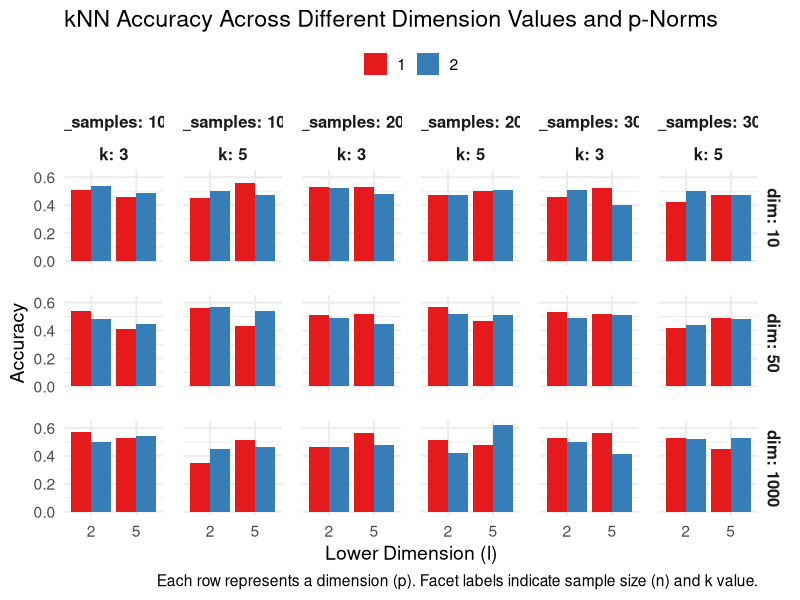

Generate this figure with R:
## ---- chunk 1
suppressWarnings({
  library(class)
  library(pracma)
  library(ggplot2)
})
## ---- chunk 2
# Create function to calculate the distance of two points
calculate_distance <- function(point1, point2, p = 2) {
  sum(abs(point1 - point2)^p)^(1/p)
}

# Create function to predict the class of a test point using kNN
knn_predict <- function(train_data, train_labels, test_point, k = 3, p = 2) {
  distances <- apply(train_data, 1, function(train_point) calculate_distance(train_point, test_point, p))
  nearest_neighbors <- order(distances)[1:k]
  nearest_labels <- train_labels[nearest_neighbors]
  predicted_class <- as.numeric(names(sort(table(nearest_labels), decreasing = TRUE)[1]))
  return(predicted_class)
}

# Create function to evaluate the classification accuracy
evaluate_accuracy <- function(train_data, train_labels, test_data, test_labels, k = 3, p = 2) {
  predictions <- sapply(1:nrow(test_data), function(i) knn_predict(train_data, train_labels, test_data[i, ], k, p))
  accuracy <- sum(predictions == test_labels) / length(test_labels)
  return(accuracy)
}

## ---- chunk 3
# Create function to simulate training and test datasets
simulate_datasets <- function(n_samples, n_test_samples, dim) {
  set.seed(123)
  train_data <- matrix(runif(n_samples * dim), ncol = dim)
  train_labels <- sample(c(0, 1), n_samples, replace = TRUE)
  
  test_data <- matrix(runif(n_test_samples * dim), ncol = dim)
  test_labels <- sample(c(0, 1), n_test_samples, replace = TRUE)
  
  return(list(train_data = train_data, train_labels = train_labels, test_data = test_data, test_labels = test_labels))
}

# Create function to evaluate the classification accuracy for different sample sizes
evaluate_accuracy_with_sample_sizes <- function(dim, k_values, sample_sizes, n_test_samples) {
  for (n_samples in sample_sizes) {
    cat("Sample Size:", n_samples, "\n")
    
    # Simulate datasets
    datasets <- simulate_datasets(n_samples, n_test_samples, dim)
    
    for (k in k_values) {
      cat("Dimensions:", dim, "\n")
      cat("k:", k, "\n")
      
      # Measure the runtime
      start_time <- Sys.time()
      
      # Evaluate the accuracy
      accuracy <- evaluate_accuracy(datasets$train_data, datasets$train_labels, datasets$test_data, datasets$test_labels, k)
      
      # Print results
      cat("Accuracy:", accuracy, "\n")
      cat("Runtime:", round(difftime(Sys.time(), start_time, units = "secs"), 2), "seconds\n\n")
    }
  }
}

# Specify different sample sizes to test
sample_sizes <- c(100, 200, 300)

# Specify other parameters
dimensions <- c(10, 50, 1000)
k_values <- c(3, 5)

# Set the number of test samples
n_test_samples <- 50

# Testing the kNN algorithm with different sample sizes, feature dimensions, and k-values
for (dim in dimensions) {
  evaluate_accuracy_with_sample_sizes(dim, k_values, sample_sizes, n_test_samples)
}
## ---- chunk 4
# # Create function to plot accuracy and runtime
# plot_accuracy_runtime <- function(results) {
#   results$Runtime <- as.numeric(as.character(results$Runtime)) # Convert Runtime to numeric
#   
#   ggplot(results, aes(x = Sample_Size, y = Accuracy, color = factor(k), group = factor(k))) +
#     geom_line() +
#     geom_point() +
#     facet_grid(Dimensions ~ .) +
#     labs(title = "Accuracy vs. Sample Size by k and Dimension",
#          x = "Sample Size",
#          y = "Accuracy",
#          color = "k") +
#     theme_minimal() +
#     theme(legend.position = "bottom") +
#     scale_color_discrete(name = "k") +
#     geom_line(aes(y = Runtime / max(Runtime) * max(Accuracy) * 0.95), linetype = "dashed", color = "black") +
#     geom_point(aes(y = Runtime / max(Runtime) * max(Accuracy) * 0.95), color = "black", shape = 1) +
#     geom_text(aes(label = paste0(Runtime, "s"), y = Runtime / max(Runtime) * max(Accuracy) * 0.95), vjust = -0.5, hjust = -0.5, size = 3)
# }
# 
# # Evaluate accuracy and runtime
# results <- data.frame()
# for (dim in dimensions) {
#   results <- rbind(results, evaluate_accuracy_with_sample_sizes(dim, k_values, sample_sizes, n_test_samples))
# }
# 
# # Plot accuracy and runtime
# plot_accuracy_runtime(results)
## ---- chunk 5
# Create function to perform kNN using the 'class' package
knn_class_package <- function(train_data, train_labels, test_data, k = 3) {
  predictions <- knn(train_data, test_data, train_labels, k = k)
  return(predictions)
}

# Create function to evaluate the classification accuracy using the 'class' package
evaluate_accuracy_class_package <- function(train_data, train_labels, test_data, test_labels, k = 3) {
  predictions <- knn_class_package(train_data, train_labels, test_data, k)
  accuracy <- sum(predictions == test_labels) / length(test_labels)
  return(accuracy)
}

# Create function to evaluate both custom kNN and 'class' package for comparison
compare_knn_implementations <- function(dim, k_values, sample_sizes) {
  for (n_samples in sample_sizes) {
    cat("Sample Size:", n_samples, "\n")
    
    # Simulate datasets
    datasets <- simulate_datasets(n_samples, n_test_samples, dim)
    
    for (k in k_values) {
      cat("Dimensions:", dim, "\n")
      cat("k:", k, "\n")
      
      # Measure the runtime and evaluate accuracy for custom kNN
      start_time_custom <- Sys.time()
      accuracy_custom <- evaluate_accuracy(datasets$train_data, datasets$train_labels, datasets$test_data, datasets$test_labels, k)
      cat("Custom kNN Accuracy:", accuracy_custom, "\n")
      cat("Custom kNN Runtime:", round(difftime(Sys.time(), start_time_custom, units = "secs"), 2), "seconds\n")
      
      # Evaluate accuracy for 'class' package kNN
      start_time_class <- Sys.time()
      accuracy_class <- evaluate_accuracy_class_package(datasets$train_data, datasets$train_labels, datasets$test_data, datasets$test_labels, k)
      cat("'class' Package kNN Accuracy:", accuracy_class, "\n")
      cat("'class' Package kNN Runtime:", round(difftime(Sys.time(), start_time_class, units = "secs"), 2), "seconds\n\n")
    }
  }
}

# Specify different sample sizes to test
sample_sizes <- c(100, 200, 300)

# Specify other parameters
dimensions <- c(10, 50, 1000)
k_values <- c(3, 5)

# Testing both custom kNN and 'class' package with different sample sizes, feature dimensions, and k-values
for (dim in dimensions) {
  compare_knn_implementations(dim, k_values, sample_sizes)
}

## ---- chunk 6
# Create function to generate a random orthonormal matrix
generate_random_orthonormal_matrix <- function(p, l) {
  U_full <- randortho(p)
  U <- U_full[1:l, ]  # Selecting the first l rows
  return(U)
}
 
knn_projected <- function(train_data, train_labels, test_data, k = 3, l = 5, p_norm = 2) {
  U <- generate_random_orthonormal_matrix(ncol(train_data), l)
  train_data_projected <- train_data %*% t(U)
  test_data_projected <- test_data %*% t(U)
  knn_predict <- function(train_data, train_labels, test_point, k, p_norm) {
    distances <- apply(train_data, 1, function(train_point) sum(abs(train_point - test_point)^p_norm)^(1/p_norm))
    nearest_neighbors <- order(distances)[1:k]
    nearest_labels <- train_labels[nearest_neighbors]
    predicted_class <- as.numeric(names(sort(table(nearest_labels), decreasing = TRUE)[1]))
    return(predicted_class)
  }
  predictions <- apply(test_data_projected, 1, function(test_point) knn_predict(train_data_projected, train_labels, test_point, k, p_norm))
  return(predictions)
}
 
evaluate_accuracy_projected <- function(train_data, train_labels, test_data, test_labels, k = 3, l = 5, p_norm = 2) {
  predictions <- knn_projected(train_data, train_labels, test_data, k, l, p_norm)
  accuracy <- sum(predictions == test_labels) / length(test_labels)
  return(accuracy)
}
 
# Initialize an empty dataframe to store results
results <- data.frame(n_samples = integer(),
                      dim = integer(),
                      l = integer(),
                      k = integer(),
                      p_norm = integer(),
                      accuracy = numeric())

compare_knn_projected <- function(dim, k_values, sample_sizes, l_values, p_norms) {
  for (n_samples in sample_sizes) {
    cat("Sample Size:", n_samples, "\n")
    set.seed(123)
    train_data <- matrix(runif(n_samples * dim), ncol = dim)
    train_labels <- sample(c(0, 1), n_samples, replace = TRUE)
    test_data <- matrix(runif(100 * dim), ncol = dim)  # Assuming n_test_samples is 100
    test_labels <- sample(c(0, 1), 100, replace = TRUE)
    for (l in l_values) {
      for (p_norm in p_norms) {
        for (k in k_values) {
          start_time_projected <- Sys.time()
          accuracy_projected <- evaluate_accuracy_projected(train_data, train_labels, test_data, test_labels, k, l, p_norm)
          runtime_projected <- round(difftime(Sys.time(), start_time_projected, units = "secs"), 2)
          cat("l:", l, "p-norm:", p_norm, "k:", k, "Accuracy:", accuracy_projected, "Runtime:", runtime_projected, "seconds\n")
          # Append the results to the dataframe
          results <<- rbind(results, data.frame(n_samples = n_samples,
                                                dim = dim,
                                                l = l,
                                                k = k,
                                                p_norm = p_norm,
                                                accuracy = accuracy_projected))
        }
      }
    }
  }
}
 
# Specify parameters
sample_sizes <- c(100, 200, 300)
dimensions <- c(10, 50, 1000)
k_values <- c(3, 5)
l_values <- c(2, 5)
p_norms <- c(1, 2)
 
# Run the experiments
for (dim in dimensions) {
  compare_knn_projected(dim, k_values, sample_sizes, l_values, p_norms)
}
 
theme_set(
  theme_minimal(base_size = 14) +
    theme(
      legend.position = "top", 
      legend.title = element_blank(),
      strip.text = element_text(size = 12, face = "bold"),
      panel.spacing.x = unit(1, "lines"),  
      panel.spacing.y = unit(1.5, "lines"),  
      strip.placement = "outside"
    )
)
 
# Plotting the results with improved facet labels and organization
p <- ggplot(results, aes(x = factor(l), y = accuracy, fill = factor(p_norm))) +
  geom_bar(stat = "identity", position = "dodge") +
  facet_grid(dim ~ n_samples + k, scales = "free_x", space = "free_x", labeller = label_both) +  
  scale_fill_brewer(palette = "Set1", name = "p-Norm") +
  labs(
    title = "kNN Accuracy Across Different Dimension Values and p-Norms",
    x = "Lower Dimension (l)",
    y = "Accuracy",
    caption = "Each row represents a dimension (p). Facet labels indicate sample size (n) and k value."
  )
 
# Print the plot
print(p)
